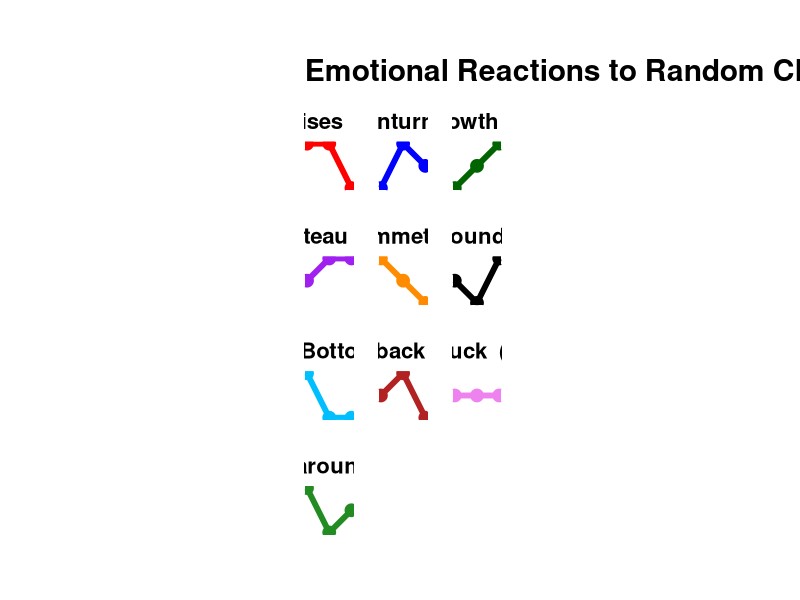

Reproduce this figure in R.

#####  "Ten Random 'Signals'!"  #####


## Load necessary libraries
library(ggplot2)
library(tibble)

# Define your data
false_signals <- tibble(
  signal = rep(c("Growth (?)", "Downturn  (?)", "Rebound  (?)", "Setback  (?)", "Turnaround  (?)", "Plummet  (?)", "Crises  (?)", "Plateau  (?)", "Rock Bottom  (?)", "Stuck  (?)" ), each = 3),
  y = c(0,1,2, 0,2,1, 1,0,2, 1,2,0, 2,0,1, 2,1,0, 2,2,0, 1,2,2, 2,0,0, 1,1,1),
  x = rep(c(0, 1, 2), 10)
)

# Define a custom color palette with 10 distinct colors
custom_colors <- c("red", "blue", "darkgreen", "purple", "darkorange", "black", "deepskyblue", "firebrick", "violet", "forestgreen")

# Create the line plot with facets using the custom color palette
false_signals_facet_plot <- false_signals %>%
  ggplot(aes(x = x, y = y)) +
  geom_line(aes(group = signal, color = signal), linewidth = 2) +
  geom_point(aes(x = x, y = y, group = interaction(signal, y), color = signal), size = 4) +
  facet_wrap(~ signal, ncol = 3, nrow = 4) +
  theme_minimal(base_size = 18) +  # Adjust base size for facet labels
  scale_x_continuous(breaks = c(0, 1, 2)) +
  scale_y_continuous(breaks = c(0, 1, 2)) +
  scale_color_manual(values = custom_colors) +
  labs(x = NULL, y = NULL) +   
  theme(legend.position = "",
        strip.text = element_text(color = "black", face = "bold", size = 16),  # Adjust text size for facet labels
        axis.title.x = element_blank(),  
        axis.title.y = element_blank(),
        axis.text.x = element_blank(), 
        axis.text.y = element_blank(),  
        axis.ticks = element_blank(),  
        panel.grid.major = element_blank(),  
        panel.grid.minor = element_blank(),
        panel.spacing = unit(.25, "inches"),  # Adjust spacing between facets
        aspect.ratio = 1,  # Set aspect ratio of each facet to be a square
        strip.background = element_rect(fill = "white", color = "white"),  # Make facet labels stand out
        strip.placement = "outside"  # Place facet labels outside the plot area
  ) +
  theme(plot.margin = margin(1.5, 1.5, 1.5, 1.5, "cm"),
        plot.title = element_text(face = "bold")) +  
  labs(title = "Emotional Reactions to Random Changes")  # Add main plot title

# Print the plot
print(false_signals_facet_plot)

#####  NOTE:  THE VIEWER DISPLAY LOOKS TERRIBLE, BUT THE PNG FILE LOOKS GREAT ####


# Save the plot as an image file with larger dimensions
# ggsave("img/10-random-arrangements-of-3-measurements.png",
#        plot = false_signals_facet_plot,
#        width = 12,
#        height = 12,
#        units = "in",
#        dpi = 300,
#        device = "png",
#        bg = "transparent")



